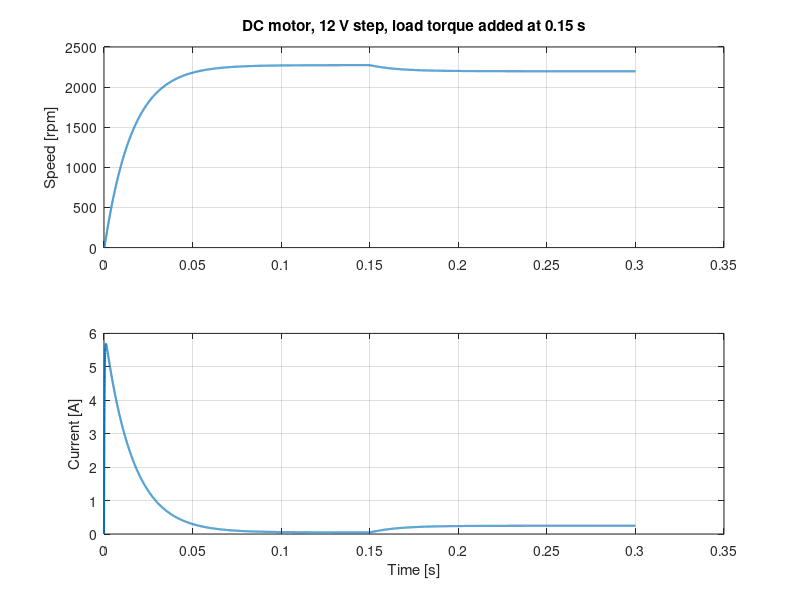

Reproduce this figure in MATLAB.
% Brushed DC motor: open-loop response to a 12 V step, with a load added later
%
% Electrical side:   V = R*i + L*di/dt + Ke*w
% Mechanical side:   J*dw/dt = Kt*i - b*w - T_load
%
% State vector: s = [i; w]   (current [A], speed [rad/s])

% Parameters for a small 12 V hobby motor (roughly; check your datasheet)
R  = 2.0;       % armature resistance [ohm]
L  = 0.5e-3;    % armature inductance [H]
Kt = 0.05;      % torque constant [N*m/A]
Ke = 0.05;      % back-EMF constant [V*s/rad] (equal to Kt in SI units)
J  = 2e-5;      % rotor + load inertia [kg*m^2]
b  = 1e-5;      % viscous friction [N*m*s/rad]

V      = 12;      % supply voltage [V]
T_load = 0.01;    % load torque applied at t_load [N*m]
t_load = 0.15;    % [s]
t_end  = 0.3;     % [s]

% Useful numbers to check against the plot
tau_e = L / R;                          % electrical time constant
tau_m = J * R / (Kt*Ke + b*R);          % mechanical time constant
w_nl  = Kt * V / (R*b + Kt*Ke);         % no-load speed
i_stall = V / R;                        % stall current
fprintf('Electrical time constant: %.3f ms\n', tau_e * 1000);
fprintf('Mechanical time constant: %.1f ms\n', tau_m * 1000);
fprintf('No-load speed: %.1f rad/s (%.0f rpm)\n', w_nl, w_nl * 60 / (2*pi));
fprintf('Stall current: %.1f A\n', i_stall);

load_torque = @(t) T_load * (t >= t_load);
rhs = @(t, s) [ (V - R*s(1) - Ke*s(2)) / L ;
                (Kt*s(1) - b*s(2) - load_torque(t)) / J ];

% The electrical part is much faster than the mechanical part, so limit the
% step size to keep ode45 from stepping over the start-up current spike.
opts = odeset('MaxStep', 1e-4);
[t, s] = ode45(rhs, [0 t_end], [0; 0], opts);

fprintf('Speed just before the load: %.1f rad/s\n', interp1(t, s(:, 2), t_load - 1e-3));
fprintf('Speed at the end (with load): %.1f rad/s\n', s(end, 2));
fprintf('Current at the end (with load): %.2f A\n', s(end, 1));

figure;
subplot(2, 1, 1);
plot(t, s(:, 2) * 60 / (2*pi), 'LineWidth', 1.5);
grid on;
ylabel('Speed [rpm]');
title('DC motor, 12 V step, load torque added at 0.15 s');

subplot(2, 1, 2);
plot(t, s(:, 1), 'LineWidth', 1.5);
grid on;
xlabel('Time [s]');
ylabel('Current [A]');
